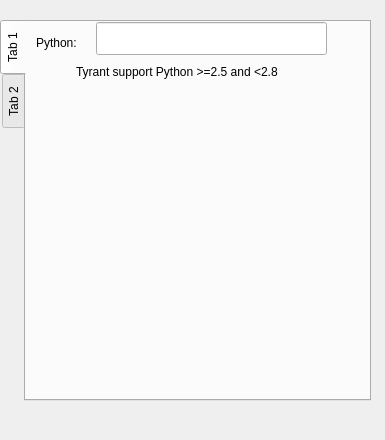
<?xml version="1.0" encoding="UTF-8"?>
<ui version="4.0">
 <class>Form</class>
 <widget class="QWidget" name="Form">
  <property name="geometry">
   <rect>
    <x>0</x>
    <y>0</y>
    <width>385</width>
    <height>440</height>
   </rect>
  </property>
  <property name="windowTitle">
   <string>Form</string>
  </property>
  <widget class="QTabWidget" name="tabWidget">
   <property name="geometry">
    <rect>
     <x>0</x>
     <y>20</y>
     <width>371</width>
     <height>381</height>
    </rect>
   </property>
   <property name="tabPosition">
    <enum>QTabWidget::West</enum>
   </property>
   <property name="tabShape">
    <enum>QTabWidget::Rounded</enum>
   </property>
   <property name="currentIndex">
    <number>0</number>
   </property>
   <property name="movable">
    <bool>false</bool>
   </property>
   <widget class="QWidget" name="tab">
    <attribute name="title">
     <string>Tab 1</string>
    </attribute>
    <widget class="QLabel" name="label">
     <property name="geometry">
      <rect>
       <x>10</x>
       <y>10</y>
       <width>64</width>
       <height>21</height>
      </rect>
     </property>
     <property name="text">
      <string>Python:</string>
     </property>
    </widget>
    <widget class="QLineEdit" name="lineEdit">
     <property name="geometry">
      <rect>
       <x>70</x>
       <y>0</y>
       <width>231</width>
       <height>33</height>
      </rect>
     </property>
    </widget>
    <widget class="QLabel" name="label_2">
     <property name="geometry">
      <rect>
       <x>50</x>
       <y>40</y>
       <width>251</width>
       <height>21</height>
      </rect>
     </property>
     <property name="text">
      <string>Tyrant support Python &gt;=2.5 and &lt;2.8</string>
     </property>
    </widget>
   </widget>
   <widget class="QWidget" name="tab_2">
    <attribute name="title">
     <string>Tab 2</string>
    </attribute>
    <widget class="QGroupBox" name="groupBox">
     <property name="geometry">
      <rect>
       <x>0</x>
       <y>0</y>
       <width>331</width>
       <height>381</height>
      </rect>
     </property>
     <property name="title">
      <string>Web Proxy</string>
     </property>
     <widget class="QLineEdit" name="lineEdit_2">
      <property name="geometry">
       <rect>
        <x>50</x>
        <y>90</y>
        <width>231</width>
        <height>33</height>
       </rect>
      </property>
     </widget>
     <widget class="QLineEdit" name="lineEdit_3">
      <property name="geometry">
       <rect>
        <x>50</x>
        <y>130</y>
        <width>101</width>
        <height>33</height>
       </rect>
      </property>
     </widget>
     <widget class="QLabel" name="label_4">
      <property name="geometry">
       <rect>
        <x>10</x>
        <y>140</y>
        <width>64</width>
        <height>21</height>
       </rect>
      </property>
      <property name="text">
       <string>Port:</string>
      </property>
     </widget>
     <widget class="QLabel" name="label_3">
      <property name="geometry">
       <rect>
        <x>10</x>
        <y>100</y>
        <width>81</width>
        <height>21</height>
       </rect>
      </property>
      <property name="text">
       <string>IP:</string>
      </property>
     </widget>
     <widget class="QRadioButton" name="radioButton">
      <property name="geometry">
       <rect>
        <x>10</x>
        <y>40</y>
        <width>109</width>
        <height>26</height>
       </rect>
      </property>
      <property name="text">
       <string>HTTP Proxy</string>
      </property>
      <property name="checked">
       <bool>true</bool>
      </property>
     </widget>
     <widget class="QRadioButton" name="radioButton_2">
      <property name="geometry">
       <rect>
        <x>150</x>
        <y>40</y>
        <width>109</width>
        <height>26</height>
       </rect>
      </property>
      <property name="text">
       <string>Socks Proxy</string>
      </property>
     </widget>
    </widget>
   </widget>
  </widget>
 </widget>
 <resources/>
 <connections/>
</ui>
